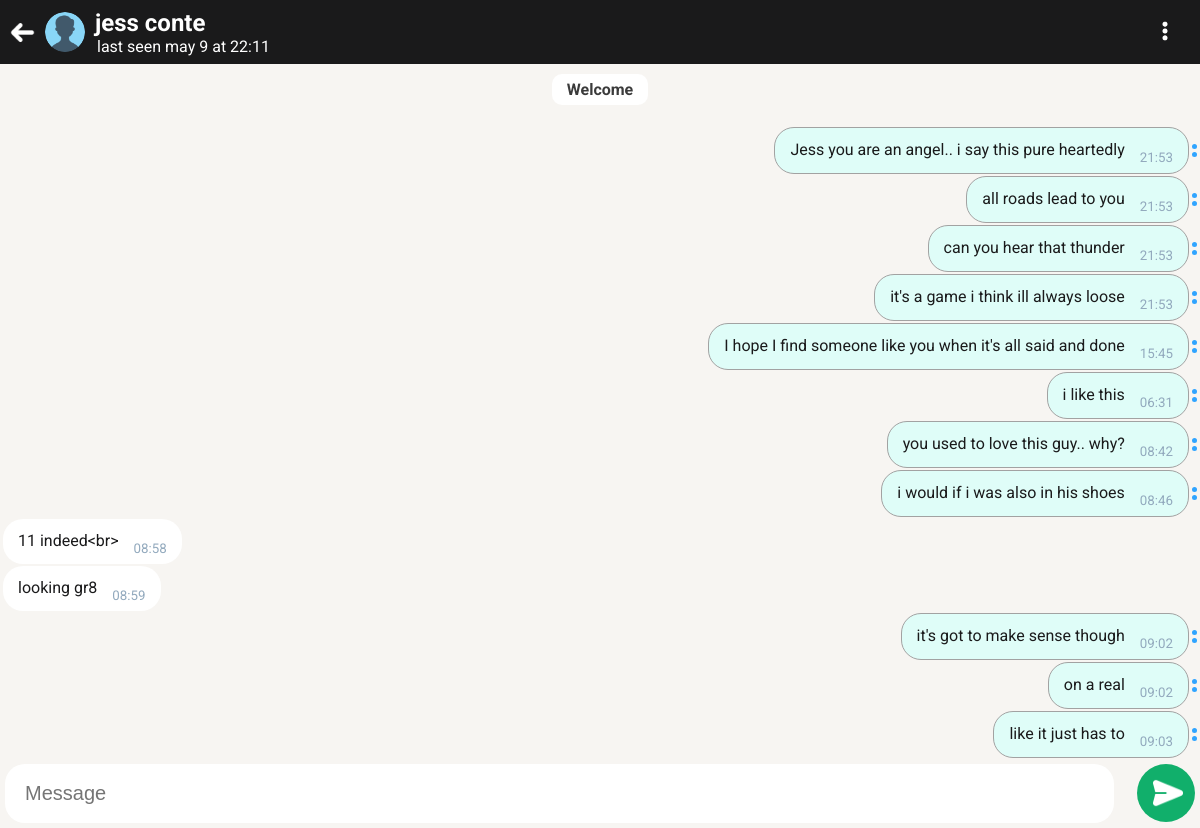
The app's page /messages/message/36/ (signed in), older data.
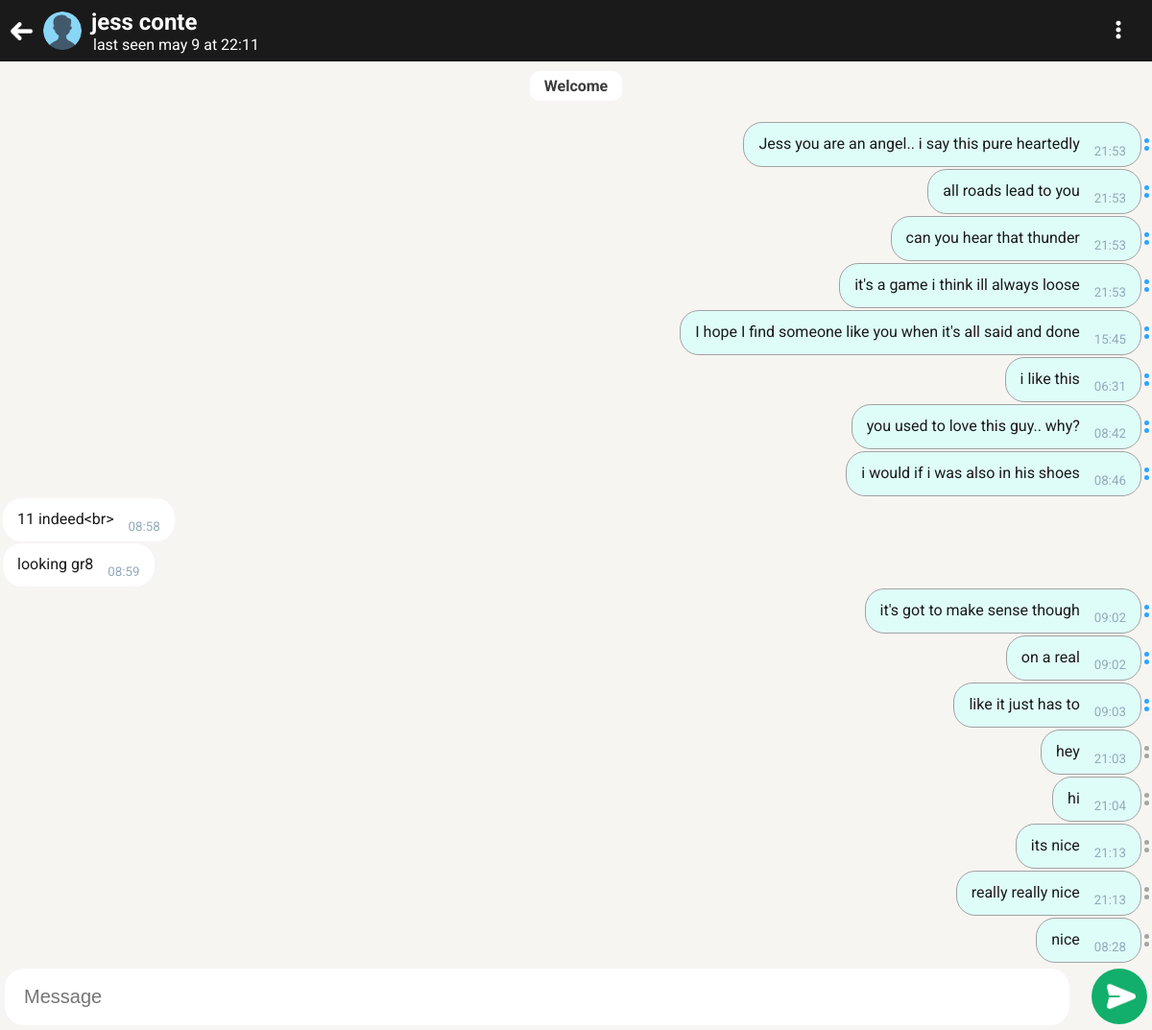
The same page, newer data.
### messagesapp/models.py (models this page shows, shortened)
class Body(models.Model):
   owner = models.ForeignKey(User, on_delete=models.SET_NULL, null=True, blank=True)
   recipient = models.ForeignKey(User, on_delete=models.SET_NULL, related_name="body_recipient", null=True, blank=True)
   message = models.ForeignKey(Message, on_delete=models.CASCADE, null=True, blank=True)
   body = models.TextField(default="")
   is_read = models.BooleanField(default=False)
   msg_on_post = models.ForeignKey(Post, on_delete=models.CASCADE, related_name="msg_post", null=True, blank=True)
   msg_on_tell = models.ForeignKey(Tell, on_delete=models.CASCADE, related_name="msg_tell", null=True, blank=True)
   type = models.CharField(max_length=20, default="") # "", "post", "tell"
   updated = models.DateTimeField(auto_now=True)
   created = models.DateTimeField(auto_now_add=True)
   id = models.UUIDField(default=uuid.uuid4, primary_key=True, unique=True, editable=False)
   @property
   def get_time(self):
      hour = None
      minutes = None
      if self.created.hour + 1 < 10:
         hour = f"0{self.created.hour + 1}"
      else:
         hour = f"{self.created.hour + 1}"
      if self.created.minute < 10:
         minutes = f"0{self.created.minute}"
      else:
         minutes = f"{self.created.minute}"
      return f"{hour}:{minutes}"
   class Meta:
      verbose_name_plural = "Body"
      ordering = ['-created']

### messagesapp/views.py (the view, shortened to what this page needs)
# urls.py: path('message/<str:pk>/', views.message, name="message"),
def message(request, pk):
   user = User.objects.get(id=pk)
   other_message, other_created = Message.objects.get_or_create(owner=user, recipient = request.user)
   my_message, my_created = Message.objects.get_or_create(owner = request.user, recipient = other_message.owner)
   update_chats_if_settings_says_top_all = checkSettings(request.user, other_message)
   bodys = returnBody(user, request)
   messegeSeenUtil(other_message)
   context = {"message": other_message, "bodys": bodys, 'user': user}
   return render(request, 'message.html', context)

### messagesapp/utils.py (called while the page is built)
def messegeSeenUtil(other_message):
   unread_messages = other_message.body_set.filter(is_read = False)
   if unread_messages.count() > 0:
      for msg in unread_messages:
         msg.is_read = True
         msg.save()
   if other_message.unread_messages > 0:
      other_message.unread_messages = 0
      other_message.subdate = other_message.updated
      other_message.save()

def returnBody(user, request):
   bodys = Body.objects.filter(
      Q (Q (owner = user) & Q (recipient = request.user)) |
      Q (Q (owner = request.user) & Q (recipient = user))
   ).order_by('created')
   return bodys

def checkSettings(user, other_message):
   if user.settings.top_all == True:
      other_message.save()

### users/models.py (called while the page is built)
   def is_leapyear(self, year):
      leap_year = None
      if (year % 4 == 0):
         if (year % 100 == 0):
            if (year % 400 == 0):
               leap_year = True
            else:
               leap_year = False
         else:
            leap_year = True
      else:
         leap_year = False
      return leap_year

### messagesapp/templates/message.html (shortened to what this page needs)
{% extends 'main.html' %}
{% load static %}
{% block content %}
<body class="background-off-white" id="body">
   <header>
      <div class="message-header" data-user="{{user.id}}">
         <div class="message-left">
            <div class="back">
               <a href="{% url 'chat' %}"><img src="{% static 'images/icons/back icons/back-1-white.png' %}" alt=""></a>
            </div>
            <div class="activity-2">
               <div class="img-holder-m">
                  <img src="{{message.owner.profile.img.url}}" alt="profile-picture" class="img-holder-image-m">
               </div>
               <div>
                  <h2 class="no-margin width-p-10 position-rel msg-name"><a href="{% url 'other-profile' message.owner.id %}"><strong class="color-white">{{message.owner.profile.name}}</strong></a>
                  </h2>
                  <p class="no-margin width-p-10 last_seen">{{message.owner.profile.get_last_seen}}</p>
               </div>
            </div>
         </div>
         <a href="#" class="options-link">
            <div class="message-right">
               <img src="{% static 'images/icons/options/option-white-32.png' %}" alt="" width="20">
            </div>
         </a>
      </div>
   </header>
   <main id="main">
      <div class="timestamp-holder">
         <span class="timestamp">
            <strong>Welcome</strong>
         </span>
      </div>
      {% for body in bodys %}
      {% if body.owner == request.user %}
      <div class="msg-block-me">
         <div class="msg-box-me">
            <p class="no-margin">
               <span>{{body.body}}</span>
               <small class="msg-time grey">{{body.get_time}}</small>
            </p>
         </div>
         {% if body.is_read %}
         <div class="msg-seen">
            <div class="c1 msg-blue"></div>
            <div class="c1 msg-blue"></div>
         </div>
         {% else %}
         <div class="msg-seen">
            <div class="c1"></div>
            <div class="c1"></div>
         </div>
         {% endif %}
      </div>
      {% else %}
      <div class="msg-block">
         <div class="msg-box">
            <p class="no-margin">
               <span>{{body.body}}</span>
               <small class="msg-time grey">{{body.get_time}}</small>
            </p>
         </div>
      </div>
      {% endif %}
      {% endfor %}
   </main>
      <footer>
         <form class="message-form" id="form" action="#" method="POST">
            <div class="m-input">
               <input type="text" placeholder="Message" name="body" id="message">
            </div>
            <div class="m-send">
               <button type="submit">
                  <img src="{% static 'images/icons/send/send-6-white.png' %}" alt="">
               </button>
            </div>
         </form>
      </footer>
</body>
{% endblock content %}

Row changes from the older to the newer data that the page shows:
added Body: body "hey", get_time "21:03", is_read False (drawn)
added Body: body "hi", get_time "21:04", is_read False (drawn)
added Body: body "its nice", get_time "21:13", is_read False (drawn)
added Body: body "really really nice", get_time "21:13", is_read False (drawn)
added Body: body "nice", get_time "08:28", is_read False (drawn)
